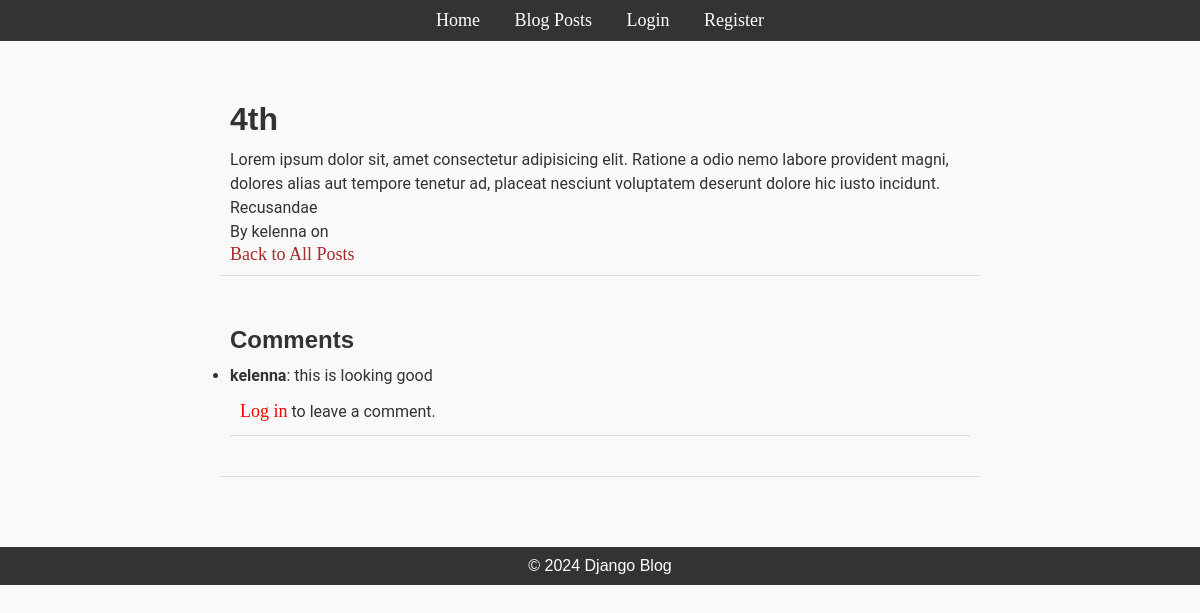
/post/5/, run on the app's committed database.
### blog/models.py (models this page shows, shortened)
class Post(models.Model):
    title = models.CharField(max_length=100)
    content = models.TextField()
    published_date = models.DateTimeField(auto_now_add=True)
    author = models.ForeignKey(User, on_delete=models.CASCADE)
    tags = TaggableManager()

class Comment(models.Model):
    post = models.ForeignKey(Post, on_delete=models.CASCADE, related_name="comments")  # Link to the post
    author = models.ForeignKey(User, on_delete=models.CASCADE)  # User who wrote the comment
    content = models.TextField()  # Comment content
    created_at = models.DateTimeField(auto_now_add=True)  # Automatically set the creation time
    updated_at = models.DateTimeField(auto_now=True)  # Automatically set the update time

### blog/views.py (the view)
# urls.py: path("post/<int:pk>/", PostDetailView.as_view(), name="post_detail"),
class PostDetailView(DetailView):
    model = Post
    template_name = "blog/post_detail.html"  # Template for post detail

### blog/templates/blog/post_detail.html (shortened to what this page needs)
{% extends "blog/base.html" %}
{% block content %}
<div class="container">
    <div class=" post">
        <h1>{{ post.title }}</h1>
        <p>{{ post.content }}</p>
        <p>By {{ post.author }} on {{ post.created_at }}</p>
        <a href="{% url 'posts' %}" class="">Back to All Posts</a>
    </div>
    <div class=" post">
        <h2>Comments</h2>
            <ul>
                {% for comment in post.comments.all %}
                <li>
                    <strong>{{ comment.author }}</strong>: {{ comment.content }}
                </li>
                {% endfor %}
            </ul>
        {% if user.is_authenticated %}
        <h3>Add a Comment</h3>
            <form method="POST" action="{% url 'add_comment' post.id %}">
                {% csrf_token %}
                {{ form.as_p }}
                <button type="submit" class="btn">Post Comment</button>
            </form>
        {% else %}
            <div class="post">
                <p><a href="{% url 'login' %}" style="color:red;">Log in</a> to leave a comment.</p>
            </div>
        {% endif %}
    </div>
</div>
{% endblock %}

### blog/static/blog/css/styles.css (style rules this page uses)
* { margin: 0; padding: 0; box-sizing: border-box; }
body { font-family: Arial, sans-serif; background-color: #f9f9f9; color: #333; }
.container { max-width: 800px; margin: 0 auto; padding: 20px; box-sizing: border-box; height: 100%; }
.post { margin-bottom: 30px; padding: 10px; border-bottom: 1px solid #ddd; }
.post h1, .post h2 { margin: 10px 0; font-family: Arial, sans-serif; }
.post p, .post ul { font-size: 16px; line-height: 1.5; font-family: 'Roboto', sans-serif; }
a { text-decoration: none; font-family: Georgia, 'Times New Roman', Times, serif; font-size: 18px; color: brown; }

### data on the page
Post: title "4th", content "Lorem ipsum dolor sit, amet consectetur adipisicing elit. Ratione a odio nemo labore provident magni, dolores alias aut tempore tenetur ad, placeat nesciunt voluptatem deserunt dolore hic iusto incidunt. Recusandae", author "kelenna"
Comment: author "kelenna", content "this is looking good"
